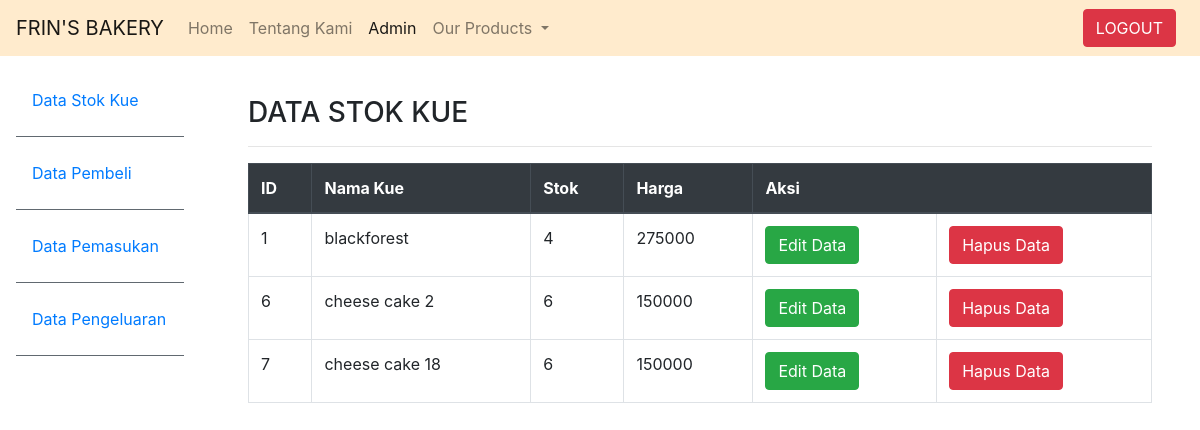
Page /tampil.php on the earlier database version.
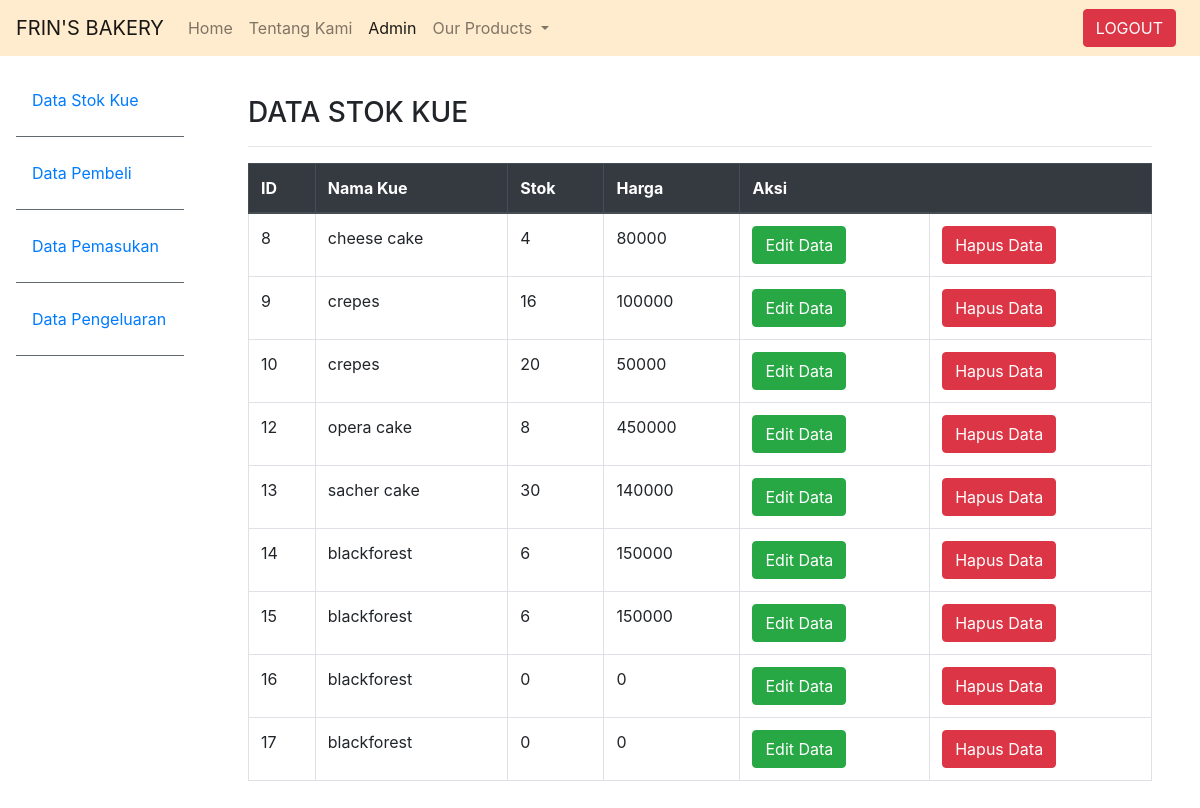
Same page on the later database version.
### tables this page shows
CREATE TABLE `stok` (
  `id` int(4) NOT NULL,
  `nama_kue` varchar(50) NOT NULL,
  `stok` int(10) NOT NULL,
  `harga` int(20) NOT NULL
);

### tampil.php (the view, shortened to what this page needs)
<!DOCTYPE html>
<html lang="en">
<head>
    <link rel="stylesheet" href="https://stackpath.bootstrapcdn.com/bootstrap/4.4.1/css/bootstrap.min.css">
</head>
<body>
    <nav class="navbar navbar-expand-lg navbar-light fixed-top" style="background-color: blanchedalmond;">
        <a class="navbar-brand" href="#">FRIN'S BAKERY</a>
        <div class="collapse navbar-collapse" id="navbarNav">
          <ul class="navbar-nav">
            <li class="nav-item ">
              <a class="nav-link" href="#">Home <span class="sr-only">(current)</span></a>
            </li>
            <li class="nav-item">
              <a class="nav-link" href="#">Tentang Kami</a>
            <li class="nav-item active">
                <a class="nav-link" href="login.php">Admin</a>
              <li class="nav-item dropdown">
                <a class="nav-link dropdown-toggle" href="#tentangkami" id="navbarDropdownMenuLink" role="button" data-toggle="dropdown" aria-haspopup="true" aria-expanded="false">
                  Our Products
                </a>
              </li>
          </ul>
        </div>
        <div class="collapse navbar-collapse justify-content-end" id="navbarNavAltMarkup">
            <ul class="navbar-nav">
              <li class="nav-item active">
                <a href="index.html" class="btn btn-danger  mr-sm-2">LOGOUT</a>
              </li>
            </ul>
          </div>
      </nav>
      <div class="row no-gutters mt-5">
        <div class="col-md-2 mt-2 pr-3 pt-4">
            <ul class="nav flex-column ml-3 mb-5">
                <li class="nav-item">
                  <a class="nav-link active" href="#">Data Stok Kue</a><hr class="bg-secondary">
                </li>
                <li class="nav-item">
                  <a class="nav-link" href="#">Data Pembeli</a><hr class="bg-secondary">
                </li>
                <li class="nav-item">
                  <a class="nav-link" href="#">Data Pemasukan</a><hr class="bg-secondary">
                </li>
                <li class="nav-item">
                    <a class="nav-link" href="#">Data Pengeluaran</a><hr class="bg-secondary">
                  </li>
              </ul>
        </div>
        <div class="col-md-10 p-5 pt-2">
            <h3>DATA STOK KUE</h3><hr>
            <table class="table table-bordered">
                <thead class="thead-dark">
                  <tr>
                    <th scope="col">ID</th>
                    <th scope="col">Nama Kue</th>
                    <th scope="col">Stok</th>
                    <th scope="col">Harga</th>
                    <th colspan="3" scope="col">Aksi</th>
                  </tr>
                </thead>
                <tbody>
                <?php
                        include "koneksiregister.php";
                        $query = "SELECT * FROM stok";
                        $sql = mysqli_query($connect, $query);
                        while($data = mysqli_fetch_array($sql)){
                            echo "<tr>";
                            echo"<td>".$data['id']."</td>";
                            echo"<td>".$data['nama_kue']."</td>";
                            echo"<td>".$data['stok']."</td>";
                            echo"<td>".$data['harga']."</td>";
                            echo"<td><a href='form_updatestok.php?id=".$data['id']."'class='btn btn-success'>Edit Data</a></td>";
                            echo"<td><a href='delete_stok.php?id=".$data['id']."'class='btn btn-danger' onclick='return confirm(\"Apakah anda yakin ingin menghapus data?\")'>Hapus Data</a></td>";
                            echo "</tr>";
    }
    ?>
                </tbody>
              </table>
        </div>
      </div>
</body>
</html>

Differences in the rows shown:
removed stok: id "1", nama_kue "blackforest", stok "4", harga "275000"
removed stok: id "6", nama_kue "cheese cake 2", stok "6", harga "150000"
removed stok: id "7", nama_kue "cheese cake 18", stok "6", harga "150000"
added stok: id "8", nama_kue "cheese cake", stok "4", harga "80000"
added stok: id "9", nama_kue "crepes", stok "16", harga "100000"
added stok: id "10", nama_kue "crepes", stok "20", harga "50000"
added stok: id "12", nama_kue "opera cake", stok "8", harga "450000"
added stok: id "13", nama_kue "sacher cake", stok "30", harga "140000"
added stok: id "14", nama_kue "blackforest", stok "6", harga "150000"
added stok: id "15", nama_kue "blackforest", stok "6", harga "150000"
added stok: id "16", nama_kue "blackforest", stok "0", harga "0"
added stok: id "17", nama_kue "blackforest", stok "0", harga "0"
